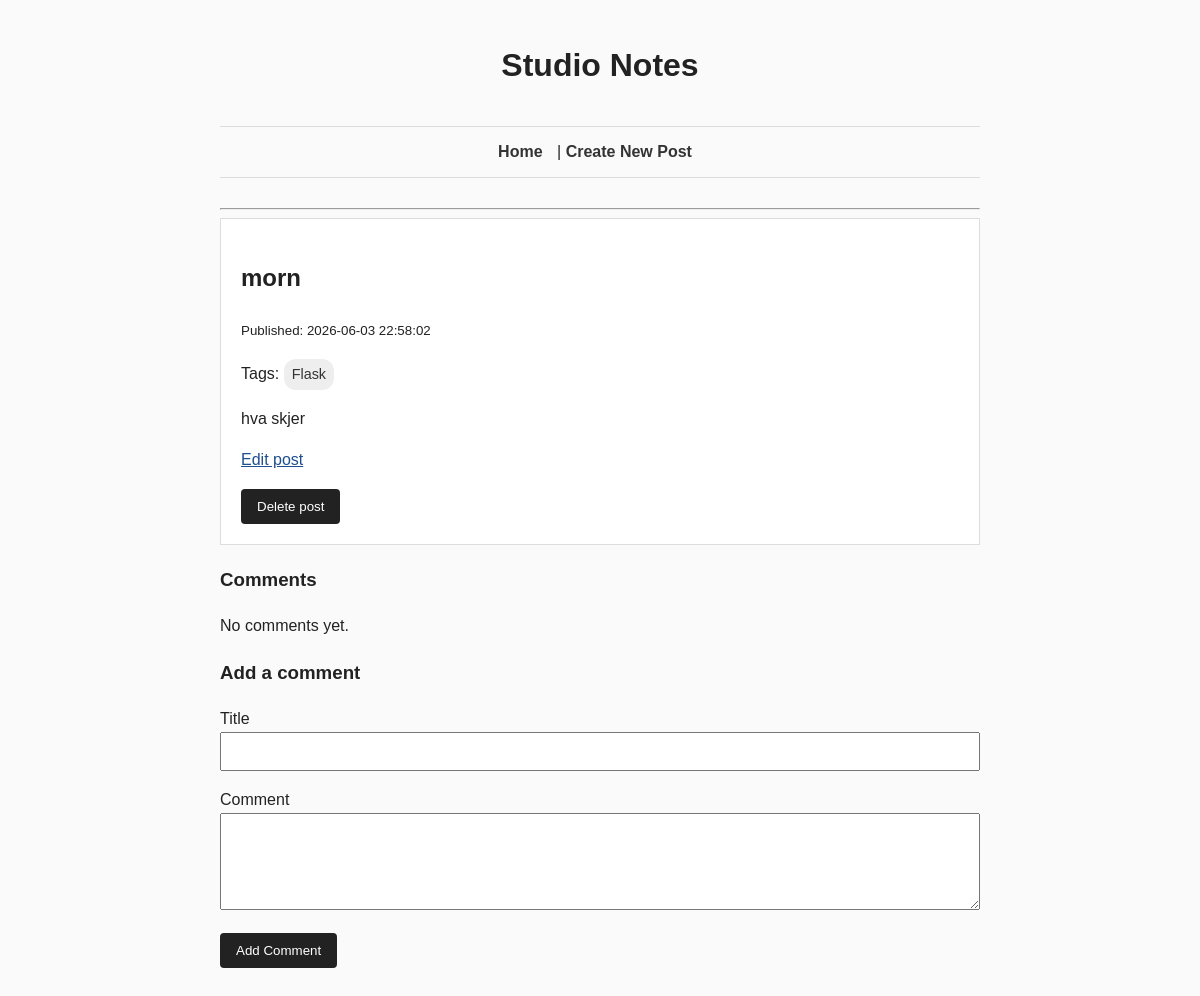
Page /posts/6 on the earlier database version.
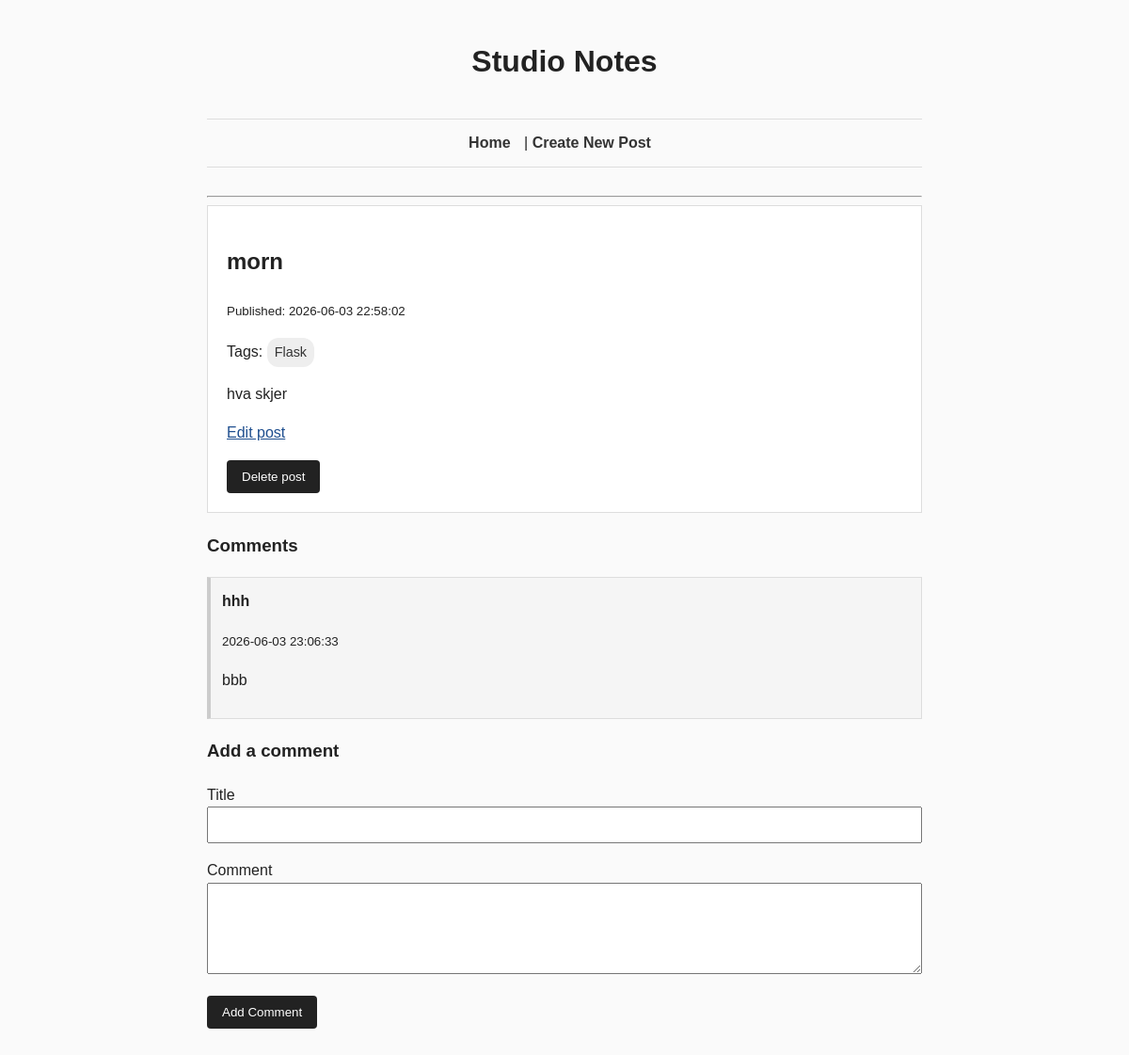
Same page on the later database version.
### tables this page shows
CREATE TABLE tags (
    id INTEGER PRIMARY KEY AUTOINCREMENT,
    name TEXT NOT NULL UNIQUE
);

CREATE TABLE comments (
    id INTEGER PRIMARY KEY AUTOINCREMENT,
    post_id INTEGER NOT NULL,
    title TEXT NOT NULL,
    body TEXT NOT NULL,
    created_at TEXT NOT NULL DEFAULT CURRENT_TIMESTAMP,
    FOREIGN KEY (post_id) REFERENCES posts (id)
);

### app.py (the view)
@app.route("/posts/<int:post_id>")
def show_post(post_id):
    post = database.get_post(post_id)
    comments = database.get_comments_for_post(post_id)
    tags = database.get_tags_for_post(post_id)
    return render_template("post.html", post=post, comments=comments, tags=tags)

### database.py (called while the page is built)
def get_db_connection():
    connection = sqlite3.connect(DATABASE)
    connection.row_factory = sqlite3.Row
    return connection

def get_post(post_id):
    connection = get_db_connection()
    post = connection.execute(
        "SELECT * FROM posts WHERE id = ?",
        (post_id,)
    ).fetchone()
    connection.close()
    return post

def get_comments_for_post(post_id):
    connection = get_db_connection()
    comments = connection.execute(
        "SELECT * FROM comments WHERE post_id = ? ORDER BY created_at DESC",
        (post_id,)
    ).fetchall()
    connection.close()
    return comments

def get_tags_for_post(post_id):
    connection = get_db_connection()
    tags = connection.execute(
        """
        SELECT tags.*
        FROM tags
        JOIN post_tags ON tags.id = post_tags.tag_id
        WHERE post_tags.post_id = ?
        ORDER BY tags.name
        """,
        (post_id,)
    ).fetchall()
    connection.close()
    return tags

### templates/post.html (shortened to what this page needs)
{% extends "layout.html" %}
{% block content %}
{% if post %}
    <article>
        <h2>{{ post.title }}</h2>
        <p><small>Published: {{ post.created_at }}</small></p>
        {% if tags %}
            <p>
                Tags:
                {% for tag in tags %}
                    <a class="tag" href="/tags/{{ tag.name }}">{{ tag.name }}</a>
                {% endfor %}
            </p>
        {% endif %}
        <p>{{ post.body }}</p>
        <p>
            <a href="/posts/{{ post.id }}/edit">Edit post</a>
        </p>
        <form action="/posts/{{ post.id }}/delete" method="POST">
            <button type="submit">Delete post</button>
        </form>
    </article>
    <section>
        <h3>Comments</h3>
        {% if comments %}
            {% for comment in comments %}
                <article class="comment">
                   <h4>{{ comment.title }}</h4>
                   <p><small>{{ comment.created_at }}</small></p>
                   <p>{{ comment.body }}</p>
                </article>
            {% endfor %}
        {% else %}
            <p>No comments yet.</p>
        {% endif %}
    </section>
    <section>
        <h3>Add a comment</h3>
        <form action="/posts/{{ post.id }}/comments" method="POST">
            <p>
                <label for="title">Title</label><br>
                <input type="text" id="title" name="title">
            </p>
            <p>
                <label for="body">Comment</label><br>
                <textarea id="body" name="body" rows="5"></textarea>
            </p>
            <button type="submit">Add Comment</button>
        </form>
    </section>
{% else %}
    <p>Post not found.</p>
{% endif %}
{% endblock %}

Differences in the rows shown:
added comments: title "hhh", created_at "2026-06-03 23:06:33", body "bbb"
Other differences:
text no longer shown: "No comments yet."
